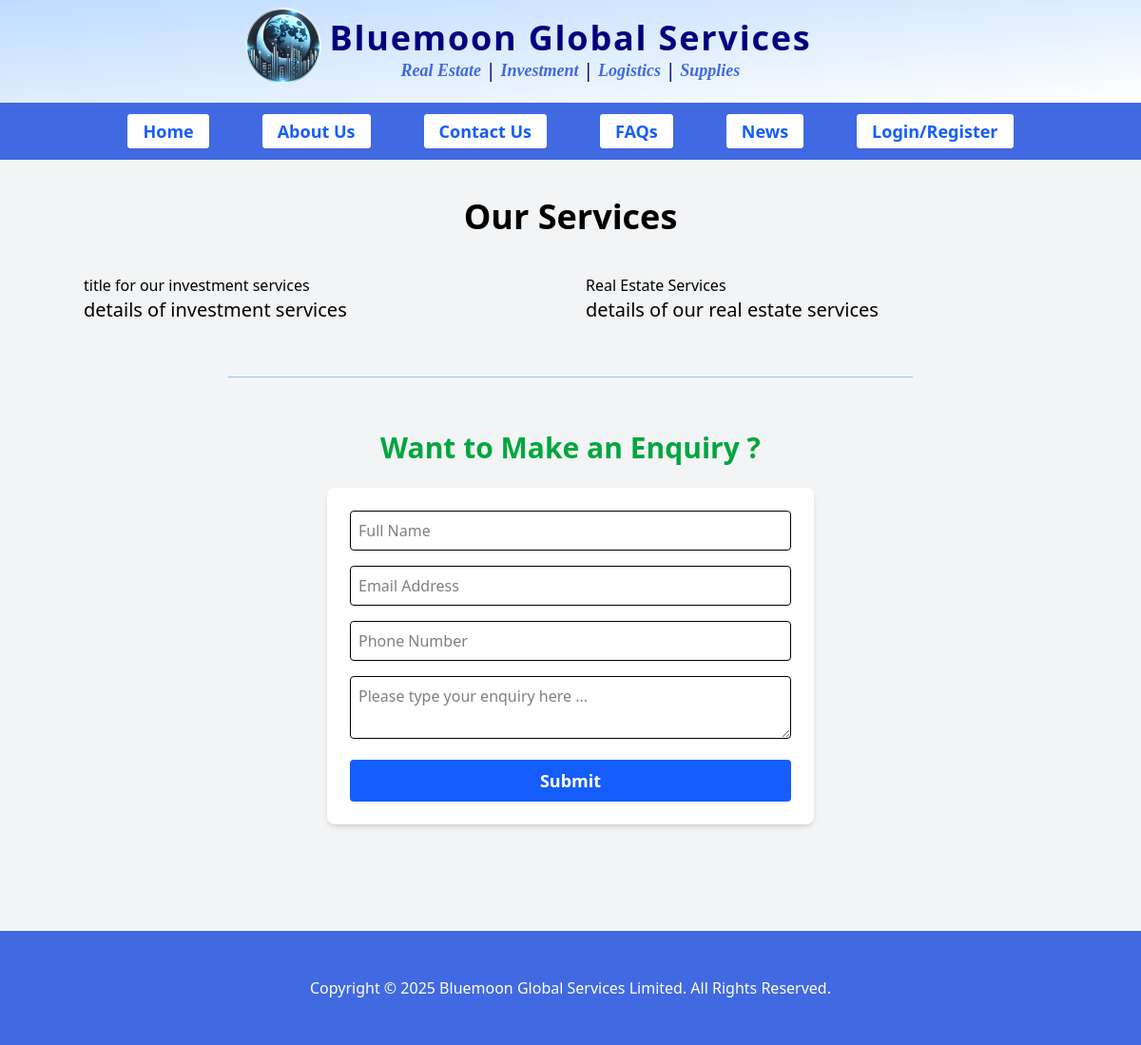
Before: /our-services with the older database file.
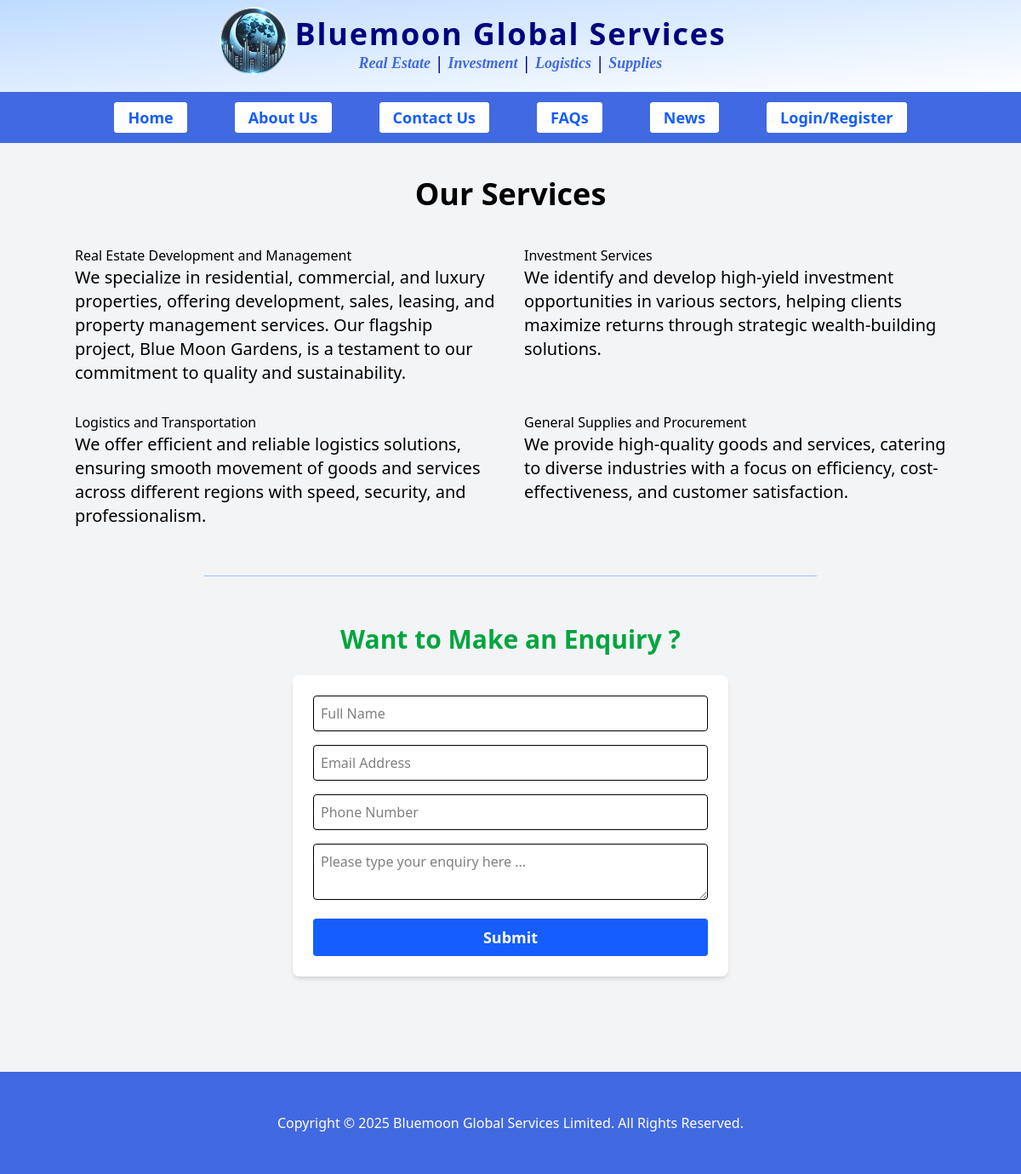
After: the same page with the newer database file.
### bmg/models.py (models this page shows)
class Service(models.Model):
   title = models.CharField(max_length=128, blank=False)
   details = RichTextField()
   image = models.ImageField(upload_to='service_images/', null=True, blank=True)
   created_at = models.DateTimeField(auto_now_add=True)
   last_modified_at = models.DateTimeField(auto_now=True)
   position = models.IntegerField(default=10)
   class Meta:
       ordering = ["position", "-last_modified_at"]

### bmg/views.py (the view)
# urls.py: path("our-services", views.services, name="services"),
def services(request):
    section = "service"
    services = Service.objects.all()
    return render(request, "services.html", {'services':services, 'section':section})

### theme/templates/services.html (shortened to what this page needs)
{% extends 'base2.html' %}
{% load static %}
{% block content %}
    <div class="py-10 text-center text-3xl lg:text-4xl font-black">
        <p>Our Services</p>
    </div>
    <section class="container mx-auto">
        <div class="grid-cols-2 md:grid gap-8">
            {% for service in services %}
            <div>
                <div>{{service.title}}</div>
                <div class="text-lg md:text-xl ">{{ service.details|safe }}</div>
            </div>
            {% endfor %}
        </div>
    </section>
{% endblock content %}

### theme/templates/base2.html (shortened to what this page needs)
{% load static %}
<!DOCTYPE html>
<html lang="en">
	<head>
		<link rel="stylesheet" href="https://cdnjs.cloudflare.com/ajax/libs/font-awesome/6.5.0/css/all.min.css">
		<link rel="stylesheet" href="{% static 'css/dist/styles2.css' %}" type="text/css" media="screen" title="no title" charset="utf-8">
	</head>
	<body class="bg-gray-100 font-sans leading-normal tracking-normal">
			<nav class=" p-4 pb-2 bg-gradient-to-br from-blue-200 to-white  border-solid border-blue-600">
        <div class="container mx-auto md:fle justify-betwee items-cente">
            <div class="text-center pl-10 md:pl-0 pt-1 pb-3">
                <div class="inline-block relative mx-auto text-center">
									<h1 class="text-2xl md:text-3xl lg:text-4xl font-black text-center text-navy tracking-wider px-2">Bluemoon Global Services </h1>
                    <div class="flex justify-center items-center italic font-serif text-sm md:text-base lg:text-lg font-semibold text-royal">
                        <span>Real Estate</span>
                        <span class="font-black text-base lg:text-xl not-italic inline-block mx-1 md:mx-2 text-navy">|</span>
                        <span>Investment</span>
                        <span class="font-black text-base lg:text-xl not-italic inline-block mx-1 md:mx-2 text-navy">|</span>
                        <span>Logistics</span>
                        <span class="font-black text-base lg:text-xl not-italic inline-block mx-1 md:mx-2 text-navy">|</span>
                        <span>Supplies</span>
                    </div>
                    <div class="absolute right-full -top-3 rounded-full z-30 w-max h-max ">
											<a href="/">
												<span class="inline-block rounded-full w-max h-max">
												<img src="{% static 'bmg_logo.png' %}" class="h-16 w-16 md:h-20 md:w-20 lg:h-20 lg:w-20 inline-block rounded-full" alt="">
												</span>
											</a></div>
                </div>
            </div>
        </div>
    </nav>
        <nav class="sticky top-0 w-full z-50">
            <ul class="hidde flex space-x-3 md:space-x-10 lg:space-x-14 justify-center font-extrabold text-sm md:text-base lg:text-lg py-3 md:pt-3 bg-royal b-gradient-to-r from-navy to-royal" id="navs-list">
				<li class="{% if section == 'home' %}hidden{% endif %}"><a href="{% url 'bmg:home' %}" class="nav-item ">Home</a></li>
                <li class="{% if section == 'about' %}hidden{% endif %}"><a href="{% url 'bmg:about-us' %}" class="nav-item text-nowrap ">About Us</a></li>
                <li class="{% if section == 'contact' %}hidden{% endif %}"><a href="{% url 'bmg:contact' %}" class="nav-item text-nowrap">Contact Us</a></li>
                <li class="{% if section == 'faqs' %}hidden{% endif %}"><a href="{% url 'bmg:faqs' %}" class="nav-item ">FAQs</a></li>
                <li class="{% if section == 'news' %}hidden{% endif %}"><a href="{% url 'bmg:news' %}" class="nav-item ">News</a></li>
                {% if not user.is_authenticated %}
                <li class="{% if section == 'login' %}hidden{% endif %}"><a href="{% url 'bmg:login-register' %}" class="nav-item {% if section == 'login' %}hidden{% endif %}">Login/Register</a></li>
                {% else %}
                <li><a href="{% url 'bmg:logout' %}" class="nav-item text-red-600">Logout</a></li>
                {% endif %}
            </ul>
        </nav>
			{% block content %}
			{% endblock content %}
		<div class="separator"></div>
			<section class="container mx-auto pb-12">
				<h2 class="text-2xl md:text-3xl font-black text-center mb-6 text-green-600">Want to Make an Enquiry ?</h2>
				<form class="bg-white p-6 shadow-md rounded-lg max-w-lg mx-auto" action="{% url 'bmg:enquiry' %}" method="post">
                    {% if user.is_authenticated %}
										<div class="hidden">
										<input type="text" placeholder="Full Name" class="w-full p-2 border rounded mb-4" name="name" value="{{user.username}}">
										<input type="email" placeholder="Email Address" class="w-full p-2 border rounded mb-4" name="email" value="{{user.email}}">
										<input type="text" placeholder="Phone Number (optional)" class="w-full p-2 border rounded mb-4" name="number" value="{{user.phone_number}}">
										</div>
										{% else %}
                    <input type="text" placeholder="Full Name" class="w-full p-2 border rounded mb-4" name="name" value="" required>
                    <input type="email" placeholder="Email Address" class="w-full p-2 border rounded mb-4" name="email" required>
                    <input type="text" placeholder="Phone Number" class="w-full p-2 border rounded mb-4" name="number" required>
                    {% endif %}
                    <textarea placeholder="Please type your enquiry here ..." class="w-full p-2 border rounded mb-4" name="enquiry" required></textarea>
                    <button type="submit" class="bg-blue-600 text-white md:text-lg font-bold px-4 py-2 rounded w-full">Submit</button>
                </form>
			</section>
			<footer class="bg-royal b-gradient-to-br from-blue-800 to-purple-800 text-white text-center py-12 px-4 mt-16">
					<p>Copyright &copy; 2025 Bluemoon Global Services Limited. All Rights Reserved.</p>
			</footer>
	</body>
</html>

Changed rows visible on the page:
changed Service: title "title for our investment services" → "Real Estate Development and Management"; details "details of investment services" → "We specialize in residential, commercial, and luxury properties, offering development, sales, leasing, and property management services. Our flagship project, Blue Moon Gardens, is a testament to our commitment to quality and sustainability."
changed Service: title "Real Estate Services" → "Investment Services"; details "details of our real estate services" → "We identify and develop high-yield investment opportunities in various sectors, helping clients maximize returns through strategic wealth-building solutions."
added Service: title "Logistics and Transportation", details "We offer efficient and reliable logistics solutions, ensuring smooth movement of goods and services across different regions with speed, security, and professionalism."
added Service: title "General Supplies and Procurement", details "We provide high-quality goods and services, catering to diverse industries with a focus on efficiency, cost-effectiveness, and customer satisfaction."
